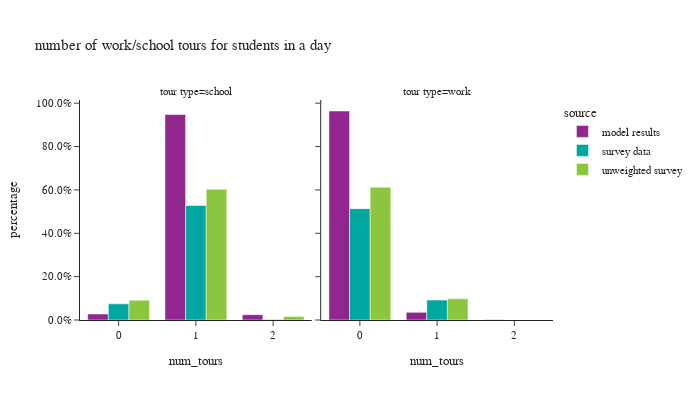

The notebook cell this image was saved under:
### Code cell
# number of mandatory tours
df_plot = s_tour_data[['person_id','source','tour_type','tour_id','person_weight']].groupby(['person_id','source','tour_type','person_weight']).count().reset_index()

pivoted = df_plot.pivot(index=['person_id','source','person_weight'], columns="tour_type", values="tour_id").fillna(0).reset_index()
df_plot = pivoted.melt(id_vars=['person_id','source','person_weight'], var_name="tour_type")

df_plot['num_tours'] = df_plot['value']
df_plot['ws_weight'] = df_plot['person_weight']
df_plot = df_plot.groupby(['source','tour_type','num_tours'])['ws_weight'].sum().reset_index()
df_plot = df_plot.merge(df_student_count, how='left', on='source')
df_plot['percentage'] = df_plot['ws_weight']/df_plot['person_weight']

fig = px.bar(df_plot, x="num_tours", y="percentage", color="source",barmode="group",
             facet_col="tour_type",facet_row_spacing=0.2,
             title="number of work/school tours for students in a day")
fig.for_each_annotation(lambda a: a.update(text="tour type="+a.text.split("=")[-1]))
fig.update_layout(height=400, width=700)
fig.update_yaxes(tickformat=".1%")
fig.show()

### Figure 1 — Plotly figure (JSON) as saved in the notebook; plotly's stock layout.template omitted (floating-point values rounded to 4 significant figures)
{"data": [{"alignmentgroup": "True", "hovertemplate": "source=model results<br>tour_type=school<br>num_tours=%{x}<br>percentage=%{y}<extra></extra>", "legendgroup": "model results", "marker": {"color": "#91268F", "pattern": {"shape": ""}}, "name": "model results", "offsetgroup": "model results", "orientation": "v", "showlegend": true, "textposition": "auto", "x": [0.0, 1.0, 2.0], "xaxis": "x", "y": [0.02757, 0.9477, 0.0247], "yaxis": "y", "type": "bar"}, {"alignmentgroup": "True", "hovertemplate": "source=model results<br>tour_type=work<br>num_tours=%{x}<br>percentage=%{y}<extra></extra>", "legendgroup": "model results", "marker": {"color": "#91268F", "pattern": {"shape": ""}}, "name": "model results", "offsetgroup": "model results", "orientation": "v", "showlegend": false, "textposition": "auto", "x": [0.0, 1.0, 2.0], "xaxis": "x2", "y": [0.964, 0.03517, 0.0008362], "yaxis": "y2", "type": "bar"}, {"alignmentgroup": "True", "hovertemplate": "source=survey data<br>tour_type=school<br>num_tours=%{x}<br>percentage=%{y}<extra></extra>", "legendgroup": "survey data", "marker": {"color": "#00A7A0", "pattern": {"shape": ""}}, "name": "survey data", "offsetgroup": "survey data", "orientation": "v", "showlegend": true, "textposition": "auto", "x": [0.0, 1.0, 2.0], "xaxis": "x", "y": [0.07471, 0.5283, 0.002475], "yaxis": "y", "type": "bar"}, {"alignmentgroup": "True", "hovertemplate": "source=survey data<br>tour_type=work<br>num_tours=%{x}<br>percentage=%{y}<extra></extra>", "legendgroup": "survey data", "marker": {"color": "#00A7A0", "pattern": {"shape": ""}}, "name": "survey data", "offsetgroup": "survey data", "orientation": "v", "showlegend": false, "textposition": "auto", "x": [0.0, 1.0], "xaxis": "x2", "y": [0.5137, 0.09176], "yaxis": "y2", "type": "bar"}, {"alignmentgroup": "True", "hovertemplate": "source=unweighted survey<br>tour_type=school<br>num_tours=%{x}<br>percentage=%{y}<extra></extra>", "legendgroup": "unweighted survey", "marker": {"color": "#8CC63E", "pattern": {"shape": ""}}, "name": "unweighted survey", "offsetgroup": "unweighted survey", "orientation": "v", "showlegend": true, "textposition": "auto", "x": [0.0, 1.0, 2.0], "xaxis": "x", "y": [0.09121, 0.6026, 0.01629], "yaxis": "y", "type": "bar"}, {"alignmentgroup": "True", "hovertemplate": "source=unweighted survey<br>tour_type=work<br>num_tours=%{x}<br>percentage=%{y}<extra></extra>", "legendgroup": "unweighted survey", "marker": {"color": "#8CC63E", "pattern": {"shape": ""}}, "name": "unweighted survey", "offsetgroup": "unweighted survey", "orientation": "v", "showlegend": false, "textposition": "auto", "x": [0.0, 1.0], "xaxis": "x2", "y": [0.6124, 0.09772], "yaxis": "y2", "type": "bar"}], "layout": {"xaxis": {"anchor": "y", "domain": [0.0, 0.49], "title": {"text": "num_tours"}}, "yaxis": {"anchor": "x", "domain": [0.0, 1.0], "title": {"text": "percentage"}, "tickformat": ".1%"}, "xaxis2": {"anchor": "y2", "domain": [0.51, 1.0], "matches": "x", "title": {"text": "num_tours"}}, "yaxis2": {"anchor": "x2", "domain": [0.0, 1.0], "matches": "y", "showticklabels": false, "tickformat": ".1%"}, "annotations": [{"font": {}, "showarrow": false, "text": "tour type=school", "x": 0.245, "xanchor": "center", "xref": "paper", "y": 1.0, "yanchor": "bottom", "yref": "paper"}, {"font": {}, "showarrow": false, "text": "tour type=work", "x": 0.755, "xanchor": "center", "xref": "paper", "y": 1.0, "yanchor": "bottom", "yref": "paper"}], "legend": {"title": {"text": "source"}, "tracegroupgap": 0}, "title": {"text": "number of work/school tours for students in a day"}, "barmode": "group", "height": 400, "width": 700}}
